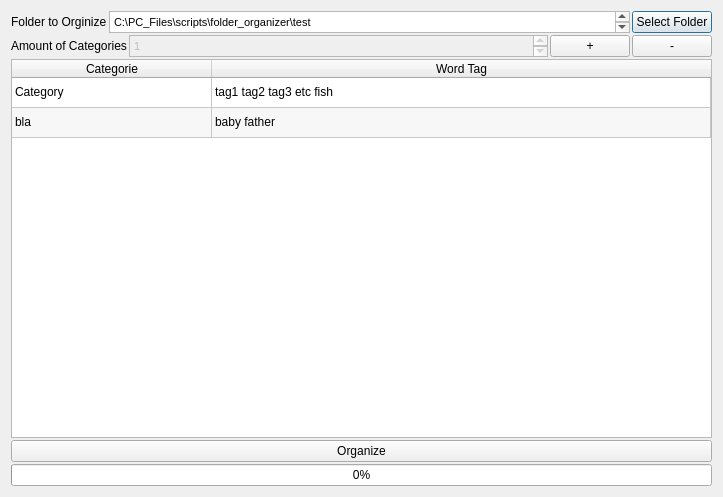
<?xml version="1.0" encoding="UTF-8"?>
<ui version="4.0">
 <class>Dialog</class>
 <widget class="QDialog" name="Dialog">
  <property name="geometry">
   <rect>
    <x>0</x>
    <y>0</y>
    <width>723</width>
    <height>497</height>
   </rect>
  </property>
  <property name="windowTitle">
   <string>Dialog</string>
  </property>
  <layout class="QVBoxLayout" name="verticalLayout_2">
   <item>
    <layout class="QVBoxLayout" name="verticalLayout">
     <property name="spacing">
      <number>2</number>
     </property>
     <item>
      <layout class="QHBoxLayout" name="horizontalLayout">
       <item>
        <widget class="QLabel" name="folder_to_organize">
         <property name="text">
          <string>Folder to Orginize</string>
         </property>
        </widget>
       </item>
       <item>
        <widget class="QTextEdit" name="folder_path">
         <property name="sizePolicy">
          <sizepolicy hsizetype="Expanding" vsizetype="Ignored">
           <horstretch>0</horstretch>
           <verstretch>0</verstretch>
          </sizepolicy>
         </property>
         <property name="html">
          <string>&lt;!DOCTYPE HTML PUBLIC &quot;-//W3C//DTD HTML 4.0//EN&quot; &quot;http://www.w3.org/TR/REC-html40/strict.dtd&quot;&gt;
&lt;html&gt;&lt;head&gt;&lt;meta name=&quot;qrichtext&quot; content=&quot;1&quot; /&gt;&lt;style type=&quot;text/css&quot;&gt;
p, li { white-space: pre-wrap; }
&lt;/style&gt;&lt;/head&gt;&lt;body style=&quot; font-family:'MS Shell Dlg 2'; font-size:8.25pt; font-weight:400; font-style:normal;&quot;&gt;
&lt;p style=&quot; margin-top:0px; margin-bottom:0px; margin-left:0px; margin-right:0px; -qt-block-indent:0; text-indent:0px;&quot;&gt;&lt;span style=&quot; font-size:8pt;&quot;&gt;C:\PC_Files\scripts\folder_organizer\test&lt;/span&gt;&lt;/p&gt;&lt;/body&gt;&lt;/html&gt;</string>
         </property>
        </widget>
       </item>
       <item>
        <widget class="QPushButton" name="Select_Folder_pushButton">
         <property name="text">
          <string>Select Folder</string>
         </property>
        </widget>
       </item>
      </layout>
     </item>
     <item>
      <layout class="QHBoxLayout" name="horizontalLayout_4">
       <item>
        <widget class="QLabel" name="amount_of_categories">
         <property name="text">
          <string>Amount of Categories</string>
         </property>
        </widget>
       </item>
       <item>
        <widget class="QTextEdit" name="amount_Int">
         <property name="enabled">
          <bool>false</bool>
         </property>
         <property name="sizePolicy">
          <sizepolicy hsizetype="Expanding" vsizetype="Ignored">
           <horstretch>0</horstretch>
           <verstretch>0</verstretch>
          </sizepolicy>
         </property>
         <property name="maximumSize">
          <size>
           <width>16777215</width>
           <height>5000</height>
          </size>
         </property>
         <property name="documentTitle">
          <string notr="true"/>
         </property>
         <property name="html">
          <string>&lt;!DOCTYPE HTML PUBLIC &quot;-//W3C//DTD HTML 4.0//EN&quot; &quot;http://www.w3.org/TR/REC-html40/strict.dtd&quot;&gt;
&lt;html&gt;&lt;head&gt;&lt;meta name=&quot;qrichtext&quot; content=&quot;1&quot; /&gt;&lt;style type=&quot;text/css&quot;&gt;
p, li { white-space: pre-wrap; }
&lt;/style&gt;&lt;/head&gt;&lt;body style=&quot; font-family:'MS Shell Dlg 2'; font-size:8.25pt; font-weight:400; font-style:normal;&quot;&gt;
&lt;p style=&quot; margin-top:0px; margin-bottom:0px; margin-left:0px; margin-right:0px; -qt-block-indent:0; text-indent:0px;&quot;&gt;&lt;span style=&quot; font-size:8pt;&quot;&gt;1&lt;/span&gt;&lt;/p&gt;&lt;/body&gt;&lt;/html&gt;</string>
         </property>
        </widget>
       </item>
       <item>
        <widget class="QPushButton" name="add_pushButton">
         <property name="text">
          <string>+</string>
         </property>
        </widget>
       </item>
       <item>
        <widget class="QPushButton" name="minus_pushButton">
         <property name="text">
          <string>-</string>
         </property>
        </widget>
       </item>
      </layout>
     </item>
     <item>
      <widget class="QTableWidget" name="categorie_tableWidget">
       <property name="alternatingRowColors">
        <bool>true</bool>
       </property>
       <property name="columnCount">
        <number>2</number>
       </property>
       <attribute name="horizontalHeaderVisible">
        <bool>true</bool>
       </attribute>
       <attribute name="horizontalHeaderCascadingSectionResizes">
        <bool>true</bool>
       </attribute>
       <attribute name="horizontalHeaderDefaultSectionSize">
        <number>200</number>
       </attribute>
       <attribute name="horizontalHeaderHighlightSections">
        <bool>true</bool>
       </attribute>
       <attribute name="horizontalHeaderShowSortIndicator" stdset="0">
        <bool>false</bool>
       </attribute>
       <attribute name="horizontalHeaderStretchLastSection">
        <bool>true</bool>
       </attribute>
       <attribute name="verticalHeaderVisible">
        <bool>false</bool>
       </attribute>
       <attribute name="verticalHeaderCascadingSectionResizes">
        <bool>true</bool>
       </attribute>
       <attribute name="verticalHeaderStretchLastSection">
        <bool>false</bool>
       </attribute>
       <row>
        <property name="text">
         <string>Folder</string>
        </property>
       </row>
       <row>
        <property name="text">
         <string>New Row</string>
        </property>
       </row>
       <column>
        <property name="text">
         <string>Categorie</string>
        </property>
       </column>
       <column>
        <property name="text">
         <string>Word Tag</string>
        </property>
       </column>
       <item row="0" column="0">
        <property name="text">
         <string>Category</string>
        </property>
       </item>
       <item row="0" column="1">
        <property name="text">
         <string>tag1 tag2 tag3 etc fish</string>
        </property>
       </item>
       <item row="1" column="0">
        <property name="text">
         <string>bla</string>
        </property>
       </item>
       <item row="1" column="1">
        <property name="text">
         <string>baby father</string>
        </property>
       </item>
      </widget>
     </item>
     <item>
      <widget class="QPushButton" name="organize_pushButton">
       <property name="sizePolicy">
        <sizepolicy hsizetype="Minimum" vsizetype="Fixed">
         <horstretch>0</horstretch>
         <verstretch>50</verstretch>
        </sizepolicy>
       </property>
       <property name="minimumSize">
        <size>
         <width>0</width>
         <height>5</height>
        </size>
       </property>
       <property name="text">
        <string>Organize</string>
       </property>
      </widget>
     </item>
     <item>
      <widget class="QProgressBar" name="progressBar">
       <property name="value">
        <number>0</number>
       </property>
       <property name="alignment">
        <set>Qt::AlignCenter</set>
       </property>
       <property name="format">
        <string notr="true">%p%</string>
       </property>
      </widget>
     </item>
    </layout>
   </item>
  </layout>
 </widget>
 <resources/>
 <connections/>
</ui>
